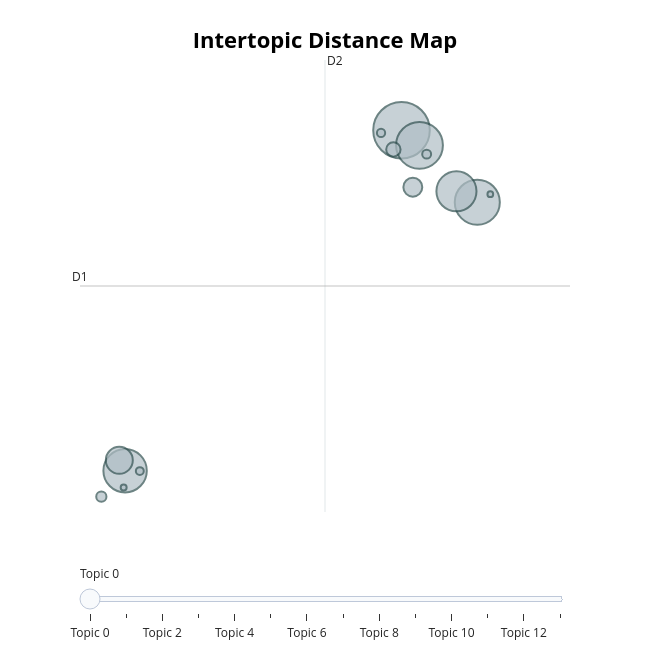

Notebook code cell kept with this figure:
### Code cell
df_neutral = df_01[df_01['predicted_label'] == 'NEUTRAL']
run_topic_modeling(df_neutral, group_name='NEUTRAL')

### Figure 1 — Plotly figure (JSON) as saved in the notebook; plotly's stock layout.template omitted (floating-point values rounded to 4 significant figures)
{"data": [{"customdata": [[0, "01 01 | pilih 01 | aku | pendukung 01 | pilih", 1165], [1, "masyarakat | cuma | melaksanakan | wa | memang", 799], [2, "debat | wakil presiden | calon wakil presiden | calon wakil | wakil", 739], [3, "kampanye akbar | akbar | badan pengawas pemilihan | pengawas pemilihan umum | pengawas pemilihan", 686], [4, "demokrasi | politik | perjuangan | partai | nasional", 585], [5, "live | live tiktok | respons | mirip | begitu begitu", 265], [6, "suara | pemungutan suara | pemungutan | tempat pemungutan | tempat pemungutan suara", 130], [7, "video | videotron | 01 lihat | ayah anies | menemukan", 75], [8, "kritik | kampus | komentar | jokowi | peringatan", 38], [9, "program | gratis | programnya | makan | bakar minyak", 29], [10, "jalan | kucing | raja | mengajak | pasar", 25], [11, "palestina | aksi | bela | anak anak | sejumlah", 23], [12, "viral | etik | putri | sosok | pendukung anies", 13], [13, "app | play | unduh | urut satu | nomor urut satu", 12]], "hovertemplate": "<b>Topic %{customdata[0]}</b><br>%{customdata[1]}<br>Size: %{customdata[2]}", "legendgroup": "", "marker": {"color": "#B0BEC5", "line": {"color": "DarkSlateGrey", "width": 2}, "size": [1165, 799, 739, 686, 585, 265, 130, 75, 38, 29, 25, 23, 13, 12], "sizemode": "area", "sizeref": 0.7281, "symbol": "circle"}, "mode": "markers", "name": "", "orientation": "v", "showlegend": false, "type": "scatter", "x": [13.49, 14.04, 15.8, 5.062, 15.16, 4.886, 13.83, 13.24, 4.338, 14.26, 12.86, 5.511, 5.018, 16.2], "xaxis": "x", "y": [10.24, 9.908, 8.666, 2.804, 8.904, 3.03, 8.993, 9.818, 2.238, 9.716, 10.18, 2.795, 2.437, 8.841], "yaxis": "y"}], "layout": {"annotations": [{"showarrow": false, "text": "D1", "x": 3.687, "y": 6.837, "yshift": 10}, {"showarrow": false, "text": "D2", "x": 11.16, "xshift": 10, "y": 11.77}], "height": 650, "hoverlabel": {"bgcolor": "white", "font": {"family": "Rockwell", "size": 16}}, "legend": {"itemsizing": "constant", "tracegroupgap": 0}, "margin": {"t": 60}, "shapes": [{"line": {"color": "#CFD8DC", "width": 2}, "type": "line", "x0": 11.16, "x1": 11.16, "y0": 1.902, "y1": 11.77}, {"line": {"color": "#9E9E9E", "width": 2}, "type": "line", "x0": 3.687, "x1": 18.63, "y0": 6.837, "y1": 6.837}], "sliders": [{"active": 0, "pad": {"t": 50}, "steps": [{"args": [{"marker.color": [["red", "#B0BEC5", "#B0BEC5", "#B0BEC5", "#B0BEC5", "#B0BEC5", "#B0BEC5", "#B0BEC5", "#B0BEC5", "#B0BEC5", "#B0BEC5", "#B0BEC5", "#B0BEC5", "#B0BEC5"]]}], "label": "Topic 0", "method": "update"}, {"args": [{"marker.color": [["#B0BEC5", "red", "#B0BEC5", "#B0BEC5", "#B0BEC5", "#B0BEC5", "#B0BEC5", "#B0BEC5", "#B0BEC5", "#B0BEC5", "#B0BEC5", "#B0BEC5", "#B0BEC5", "#B0BEC5"]]}], "label": "Topic 1", "method": "update"}, {"args": [{"marker.color": [["#B0BEC5", "#B0BEC5", "red", "#B0BEC5", "#B0BEC5", "#B0BEC5", "#B0BEC5", "#B0BEC5", "#B0BEC5", "#B0BEC5", "#B0BEC5", "#B0BEC5", "#B0BEC5", "#B0BEC5"]]}], "label": "Topic 2", "method": "update"}, {"args": [{"marker.color": [["#B0BEC5", "#B0BEC5", "#B0BEC5", "red", "#B0BEC5", "#B0BEC5", "#B0BEC5", "#B0BEC5", "#B0BEC5", "#B0BEC5", "#B0BEC5", "#B0BEC5", "#B0BEC5", "#B0BEC5"]]}], "label": "Topic 3", "method": "update"}, {"args": [{"marker.color": [["#B0BEC5", "#B0BEC5", "#B0BEC5", "#B0BEC5", "red", "#B0BEC5", "#B0BEC5", "#B0BEC5", "#B0BEC5", "#B0BEC5", "#B0BEC5", "#B0BEC5", "#B0BEC5", "#B0BEC5"]]}], "label": "Topic 4", "method": "update"}, {"args": [{"marker.color": [["#B0BEC5", "#B0BEC5", "#B0BEC5", "#B0BEC5", "#B0BEC5", "red", "#B0BEC5", "#B0BEC5", "#B0BEC5", "#B0BEC5", "#B0BEC5", "#B0BEC5", "#B0BEC5", "#B0BEC5"]]}], "label": "Topic 5", "method": "update"}, {"args": [{"marker.color": [["#B0BEC5", "#B0BEC5", "#B0BEC5", "#B0BEC5", "#B0BEC5", "#B0BEC5", "red", "#B0BEC5", "#B0BEC5", "#B0BEC5", "#B0BEC5", "#B0BEC5", "#B0BEC5", "#B0BEC5"]]}], "label": "Topic 6", "method": "update"}, {"args": [{"marker.color": [["#B0BEC5", "#B0BEC5", "#B0BEC5", "#B0BEC5", "#B0BEC5", "#B0BEC5", "#B0BEC5", "red", "#B0BEC5", "#B0BEC5", "#B0BEC5", "#B0BEC5", "#B0BEC5", "#B0BEC5"]]}], "label": "Topic 7", "method": "update"}, {"args": [{"marker.color": [["#B0BEC5", "#B0BEC5", "#B0BEC5", "#B0BEC5", "#B0BEC5", "#B0BEC5", "#B0BEC5", "#B0BEC5", "red", "#B0BEC5", "#B0BEC5", "#B0BEC5", "#B0BEC5", "#B0BEC5"]]}], "label": "Topic 8", "method": "update"}, {"args": [{"marker.color": [["#B0BEC5", "#B0BEC5", "#B0BEC5", "#B0BEC5", "#B0BEC5", "#B0BEC5", "#B0BEC5", "#B0BEC5", "#B0BEC5", "red", "#B0BEC5", "#B0BEC5", "#B0BEC5", "#B0BEC5"]]}], "label": "Topic 9", "method": "update"}, {"args": [{"marker.color": [["#B0BEC5", "#B0BEC5", "#B0BEC5", "#B0BEC5", "#B0BEC5", "#B0BEC5", "#B0BEC5", "#B0BEC5", "#B0BEC5", "#B0BEC5", "red", "#B0BEC5", "#B0BEC5", "#B0BEC5"]]}], "label": "Topic 10", "method": "update"}, {"args": [{"marker.color": [["#B0BEC5", "#B0BEC5", "#B0BEC5", "#B0BEC5", "#B0BEC5", "#B0BEC5", "#B0BEC5", "#B0BEC5", "#B0BEC5", "#B0BEC5", "#B0BEC5", "red", "#B0BEC5", "#B0BEC5"]]}], "label": "Topic 11", "method": "update"}, {"args": [{"marker.color": [["#B0BEC5", "#B0BEC5", "#B0BEC5", "#B0BEC5", "#B0BEC5", "#B0BEC5", "#B0BEC5", "#B0BEC5", "#B0BEC5", "#B0BEC5", "#B0BEC5", "#B0BEC5", "red", "#B0BEC5"]]}], "label": "Topic 12", "method": "update"}, {"args": [{"marker.color": [["#B0BEC5", "#B0BEC5", "#B0BEC5", "#B0BEC5", "#B0BEC5", "#B0BEC5", "#B0BEC5", "#B0BEC5", "#B0BEC5", "#B0BEC5", "#B0BEC5", "#B0BEC5", "#B0BEC5", "red"]]}], "label": "Topic 13", "method": "update"}]}], "title": {"font": {"color": "Black", "size": 22}, "text": "<b>Intertopic Distance Map</b>", "x": 0.5, "xanchor": "center", "y": 0.95, "yanchor": "top"}, "width": 650, "xaxis": {"anchor": "y", "domain": [0, 1], "range": [3.687, 18.63], "title": {"text": ""}, "visible": false}, "yaxis": {"anchor": "x", "domain": [0, 1], "range": [1.902, 11.77], "title": {"text": ""}, "visible": false}}}
